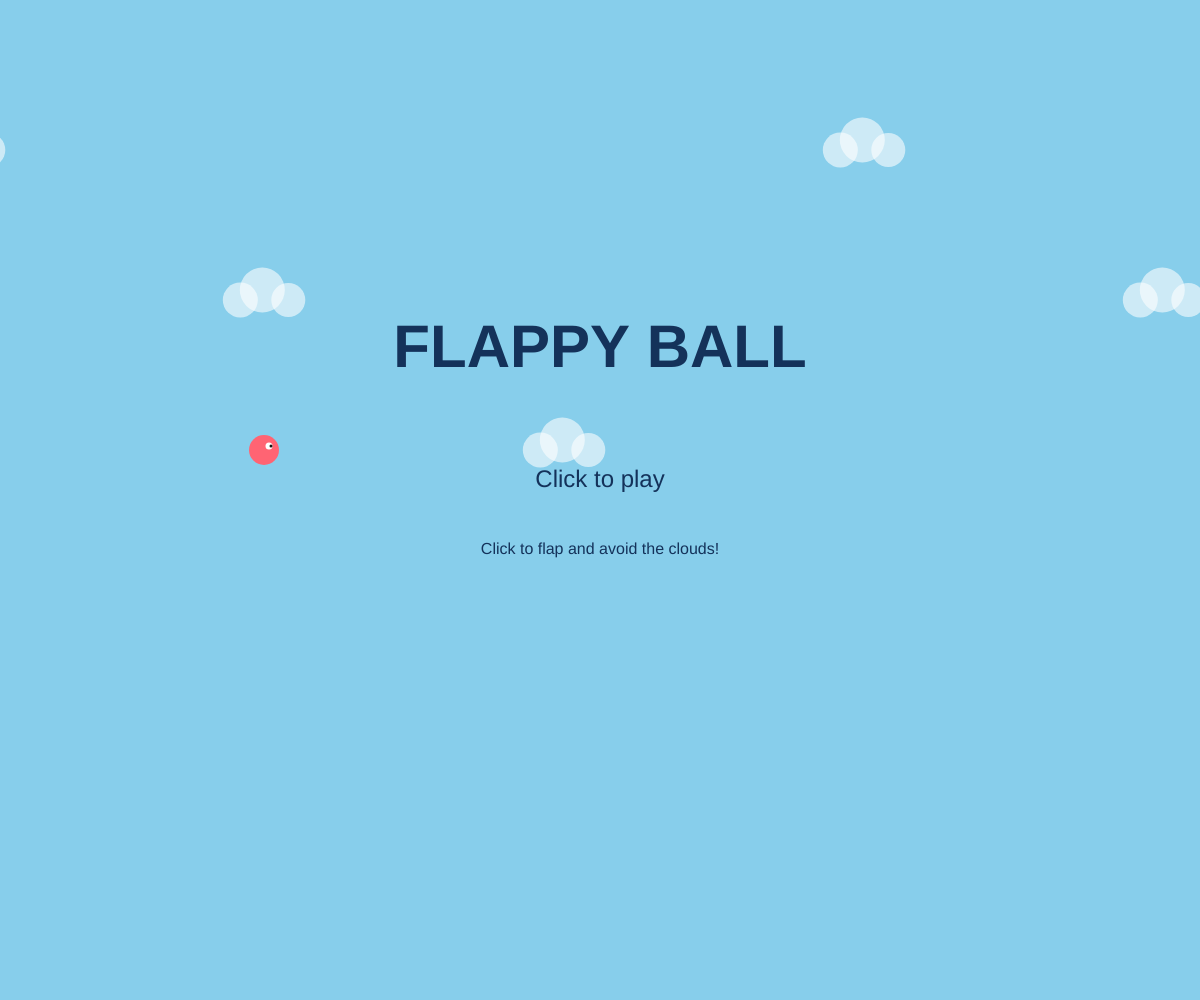
Frame 1 (no input)
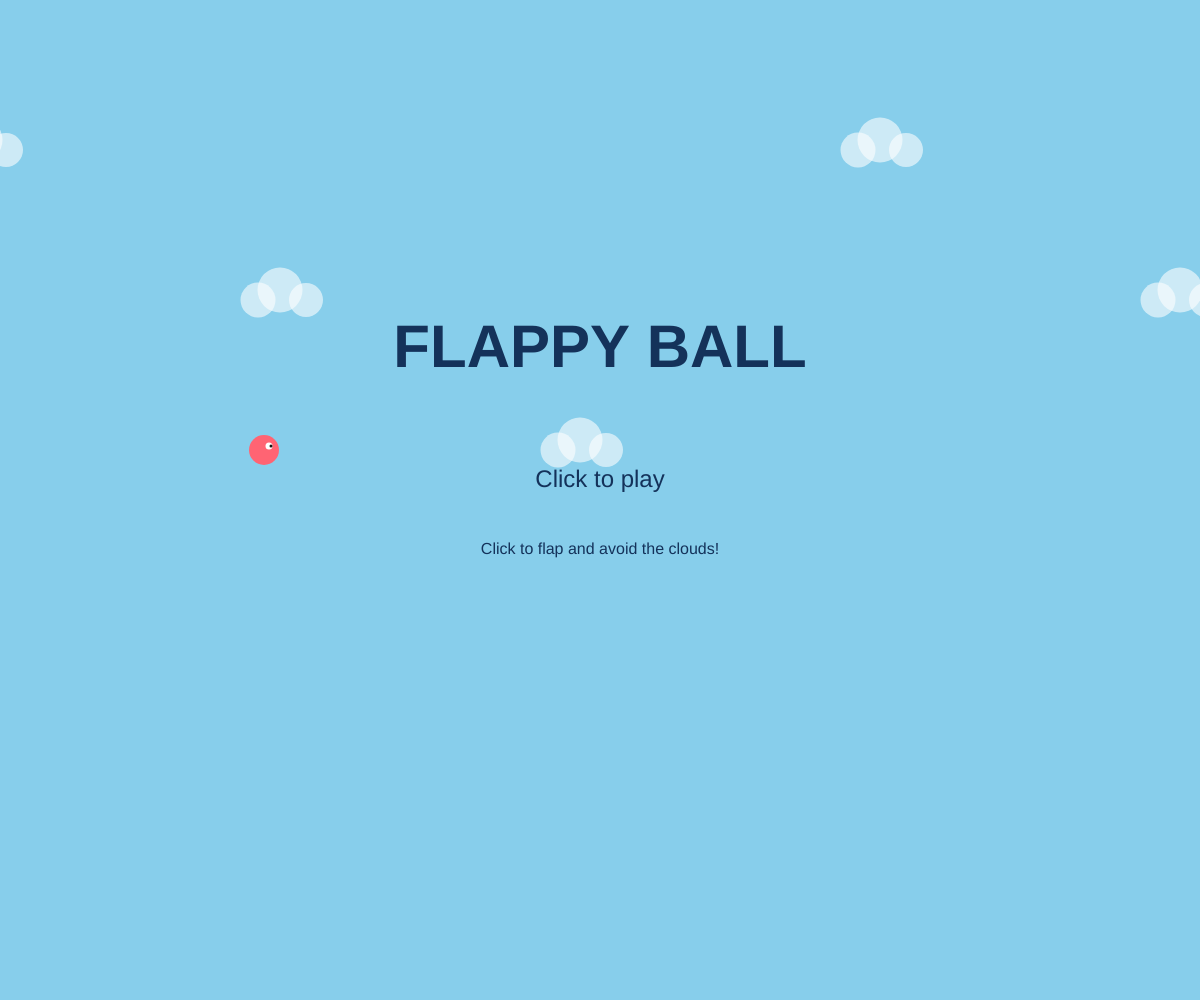
Frame 60 (no input)
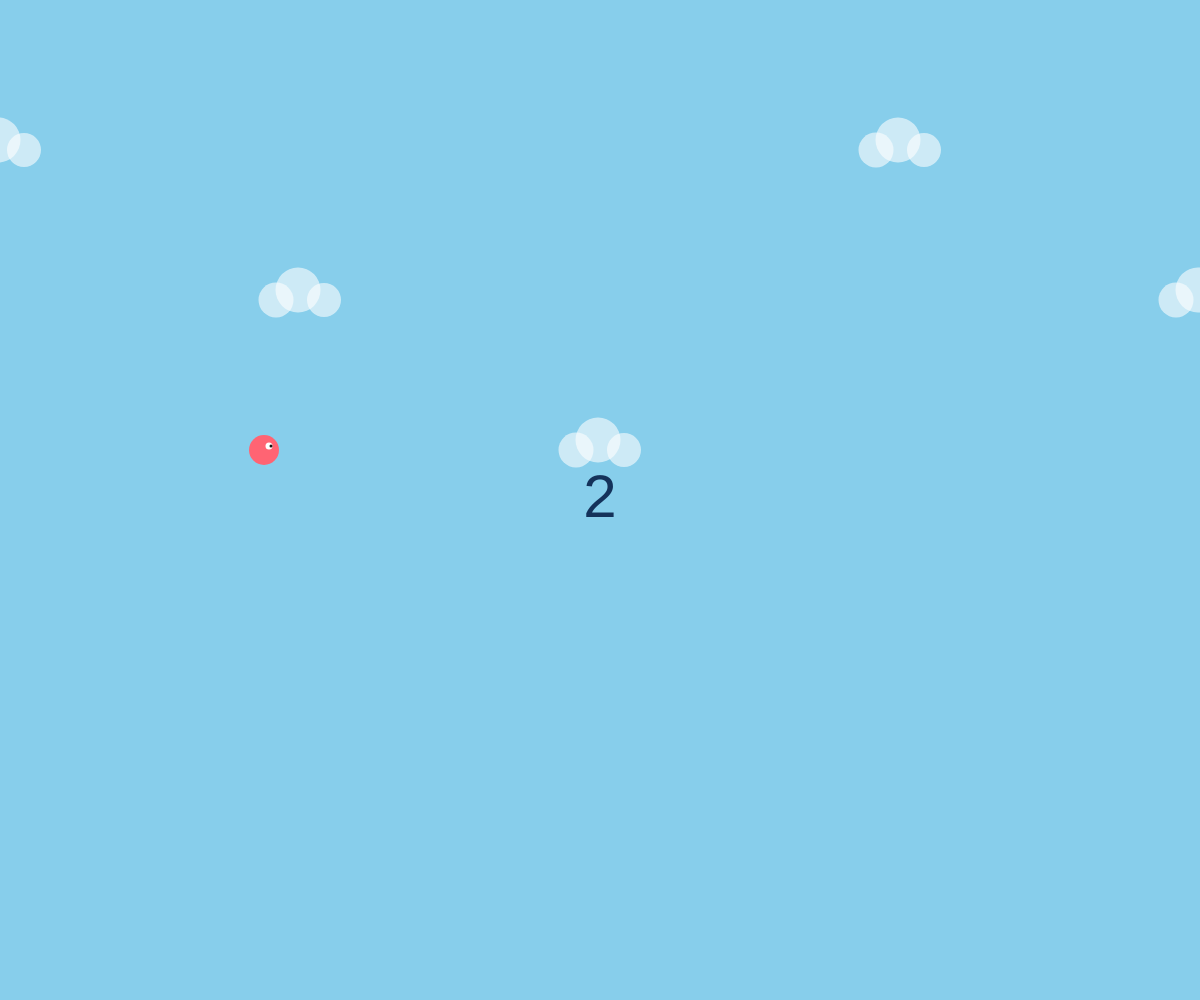
Frame 120 (the mouse pressed at the canvas centre since frame 60)

The p5.js sketch that drew these frames (run headless with seeded random() and noise() and a simulated clock; from frame 60 on, the mouse is pressed at the canvas centre):

// p5.js sketch
// ── sketch.js
let gameState = "title";
let player;
let pipes = [];
let countdownStart = 0;
let lastPipeTime = 0;
let score = 0;

let gravity = 0.4;
let flapPower = -7;
let pipeSpeed = 3;
let pipeGap = 180;
let pipeWidth = 70;
let groundY;

function setup() {
  createCanvas(windowWidth, windowHeight);
  groundY = height - 25;
  resetGame();
}

function resetGame() {
  player = {
    x: width * 0.22,
    y: height * 0.45,
    r: 15,
    velocityY: 0
  };

  pipes = [];
  score = 0;
}

function startCountdown() {
  resetGame();
  gameState = "countdown";
  countdownStart = millis();
}

function draw() {
  background(135, 206, 235);

  drawBackgroundClouds();

  if (gameState === "title") {
    drawPlayer();
    drawTitleScreen();
    return;
  }

  if (gameState === "countdown") {
    drawPipes();
    drawPlayer();

    let elapsed = millis() - countdownStart;
    let number = 3 - floor(elapsed / 1000);

    fill(20, 50, 90);
    textAlign(CENTER, CENTER);
    textSize(60);

    if (number > 0) {
      text(number, width / 2, height / 2);
    } else if (elapsed < 4000) {
      text("GO!", width / 2, height / 2);
    } else {
      gameState = "playing";
      lastPipeTime = millis();
    }

    return;
  }

  if (gameState === "playing") {
    updateGame();
  }

  drawPipes();
  drawPlayer();
  drawHUD();

  if (gameState === "gameover") {
    drawOverlay("GAME OVER", "Click to try again");
  }
}

function updateGame() {
  player.velocityY += gravity;
  player.y += player.velocityY;

  if (millis() - lastPipeTime > 1600) {
    addPipePair();
    lastPipeTime = millis();
  }

  for (let p of pipes) {
    p.x -= pipeSpeed;

    if (!p.passed && p.x + pipeWidth < player.x) {
      p.passed = true;
      score++;
    }

    let overlapsX =
      player.x + player.r > p.x &&
      player.x - player.r < p.x + pipeWidth;

    let hitsPipe =
      player.y - player.r < p.gapTop ||
      player.y + player.r > p.gapBottom;

    if (overlapsX && hitsPipe) {
      gameState = "gameover";
    }
  }

  pipes = pipes.filter(p => p.x + pipeWidth > 0);

  if (
    player.y - player.r < 0 ||
    player.y + player.r > groundY
  ) {
    gameState = "gameover";
  }
}

function addPipePair() {
  let margin = 60;
  let gapTop = random(
    margin,
    groundY - pipeGap - margin
  );

  pipes.push({
    x: width + 20,
    gapTop: gapTop,
    gapBottom: gapTop + pipeGap,
    passed: false
  });
}

function drawPipes() {
  for (let p of pipes) {
    fill(115, 130, 150);
    noStroke();

    rect(p.x, 0, pipeWidth, p.gapTop);
    rect(
      p.x,
      p.gapBottom,
      pipeWidth,
      groundY - p.gapBottom
    );

    // Cloud-like bumps on the tubes
    fill(145, 160, 175);

    for (let y = 15; y < p.gapTop; y += 40) {
      circle(p.x + 10, y, 20);
      circle(p.x + pipeWidth - 5, y + 10, 20);
    }

    for (
      let y = p.gapBottom + 20;
      y < groundY;
      y += 40
    ) {
      circle(p.x + 10, y, 20);
      circle(p.x + pipeWidth - 5, y + 10, 20);
    }
  }
}

function drawPlayer() {
  noStroke();
  fill(255, 100, 115);
  circle(player.x, player.y, player.r * 2);

  fill(255);
  circle(player.x + 5, player.y - 4, 7);

  fill(20);
  circle(player.x + 7, player.y - 4, 3);
}

function drawBackgroundClouds() {
  fill(255, 255, 255, 150);
  noStroke();

  for (let i = 0; i < 5; i++) {
    let x =
      (i * width / 4 + frameCount * 0.3) %
      (width + 120) - 60;

    let y = height * (0.15 + (i % 3) * 0.15);

    circle(x, y, 35);
    circle(x + 22, y - 10, 45);
    circle(x + 48, y, 34);
  }
}

function drawHUD() {
  fill(20, 50, 90);
  textAlign(LEFT, TOP);
  textSize(20);
  text("Score: " + score, 20, 20);
}

function drawTitleScreen() {
  fill(20, 50, 90);
  textAlign(CENTER, CENTER);
  textStyle(BOLD);
  textSize(min(60, width * 0.12));

  text("FLAPPY BALL", width / 2, height * 0.35);

  textStyle(NORMAL);
  textSize(24);
  text("Click to play", width / 2, height * 0.48);

  textSize(16);
  text(
    "Click to flap and avoid the clouds!",
    width / 2,
    height * 0.55
  );
}

function drawOverlay(title, subtitle) {
  fill(10, 35, 60, 170);
  noStroke();
  rect(0, 0, width, height);

  fill(255);
  textAlign(CENTER, CENTER);
  textStyle(BOLD);
  textSize(min(48, width * 0.1));
  text(title, width / 2, height / 2 - 25);

  textStyle(NORMAL);
  textSize(22);
  text(subtitle, width / 2, height / 2 + 25);
}

function mousePressed() {
  if (gameState === "title") {
    startCountdown();
  } else if (gameState === "playing") {
    player.velocityY = flapPower;
  } else if (gameState === "gameover") {
    resetGame();
    gameState = "title";
  }
}

function windowResized() {
  resizeCanvas(windowWidth, windowHeight);
  groundY = height - 25;
  resetGame();
  gameState = "title";
}
